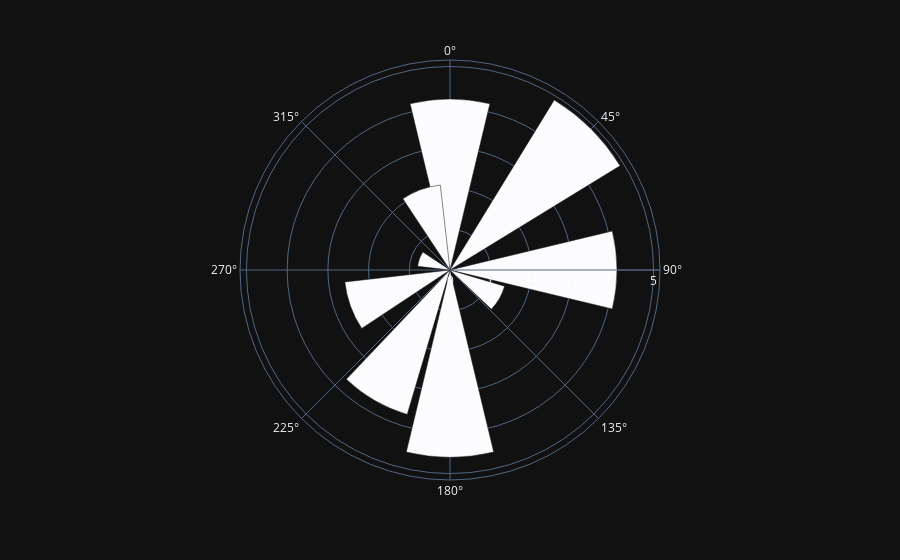

Write notebook code for a chart like this one.
### Code cell
import plotly.express as px
fig = px.bar_polar(data_list, r=data_list, theta=[0, 45, 90, 120, 180, 210, 250, 290, 340], template="plotly_dark",
            color_discrete_sequence= px.colors.sequential.Purples)
fig.show()

### Figure 1 — Plotly figure (JSON) as saved in the notebook; plotly's stock layout.template omitted (floating-point values rounded to 4 significant figures)
{"data": [{"hovertemplate": "r=%{r}<br>theta=%{theta}<extra></extra>", "legendgroup": "", "marker": {"color": "rgb(252,251,253)"}, "name": "", "r": [4.2, 4.9, 4.1, 1.4, 4.6, 3.7, 2.6, 0.8, 2.1], "showlegend": false, "subplot": "polar", "theta": [0, 45, 90, 120, 180, 210, 250, 290, 340], "type": "barpolar"}], "layout": {"autosize": true, "barmode": "relative", "legend": {"tracegroupgap": 0}, "margin": {"t": 60}, "polar": {"angularaxis": {"direction": "clockwise", "rotation": 90, "type": "linear"}, "domain": {"x": [0, 1], "y": [0, 1]}, "radialaxis": {"autorange": true, "range": [0, 5.158], "type": "linear"}}}}
